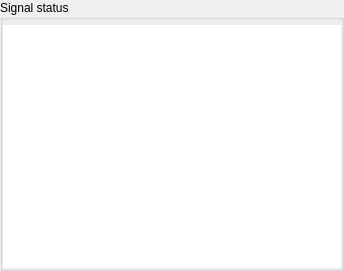
<?xml version="1.0" encoding="UTF-8"?>
<ui version="4.0">
 <class>SignalStatus</class>
 <widget class="QDialog" name="SignalStatus">
  <property name="geometry">
   <rect>
    <x>0</x>
    <y>0</y>
    <width>344</width>
    <height>271</height>
   </rect>
  </property>
  <property name="focusPolicy">
   <enum>Qt::ClickFocus</enum>
  </property>
  <property name="windowTitle">
   <string>Dialog</string>
  </property>
  <layout class="QVBoxLayout" name="verticalLayout">
   <property name="leftMargin">
    <number>0</number>
   </property>
   <property name="topMargin">
    <number>0</number>
   </property>
   <property name="rightMargin">
    <number>0</number>
   </property>
   <property name="bottomMargin">
    <number>0</number>
   </property>
   <item>
    <widget class="QGroupBox" name="groupBox">
     <property name="sizePolicy">
      <sizepolicy hsizetype="Preferred" vsizetype="Expanding">
       <horstretch>0</horstretch>
       <verstretch>0</verstretch>
      </sizepolicy>
     </property>
     <property name="title">
      <string>Signal status</string>
     </property>
     <layout class="QVBoxLayout" name="verticalLayout_2">
      <property name="spacing">
       <number>3</number>
      </property>
      <property name="leftMargin">
       <number>0</number>
      </property>
      <property name="topMargin">
       <number>5</number>
      </property>
      <property name="rightMargin">
       <number>0</number>
      </property>
      <property name="bottomMargin">
       <number>0</number>
      </property>
      <item>
       <widget class="PropertyTable" name="tableWidget_propertyTable">
        <property name="sizePolicy">
         <sizepolicy hsizetype="Expanding" vsizetype="Minimum">
          <horstretch>0</horstretch>
          <verstretch>0</verstretch>
         </sizepolicy>
        </property>
        <property name="focusPolicy">
         <enum>Qt::NoFocus</enum>
        </property>
        <property name="frameShape">
         <enum>QFrame::NoFrame</enum>
        </property>
       </widget>
      </item>
     </layout>
    </widget>
   </item>
  </layout>
 </widget>
 <customwidgets>
  <customwidget>
   <class>PropertyTable</class>
   <extends>QTableWidget</extends>
   <header>QTableWidget_property_table.h</header>
  </customwidget>
 </customwidgets>
 <tabstops>
  <tabstop>tableWidget_propertyTable</tabstop>
 </tabstops>
 <resources/>
 <connections/>
</ui>
